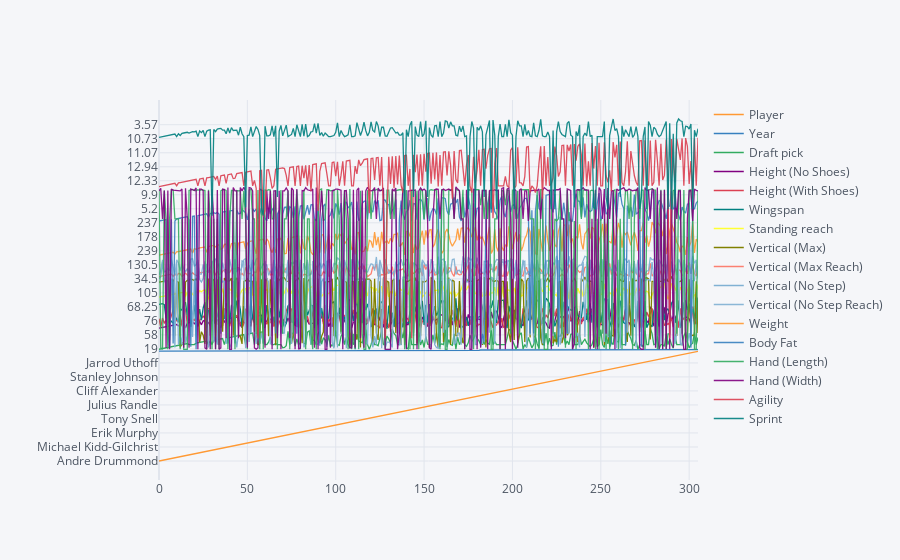

The code cell stored with this chart in its notebook:
### Code cell
df.iplot()

### Figure 1 — Plotly figure (JSON) as saved in the notebook; plotly's stock layout.template omitted (floating-point values rounded to 4 significant figures; data arrays with more than 128 entries replaced by an {"elided": "..."} marker saying what was removed)
{"data": [{"line": {"color": "rgba(255, 153, 51, 1.0)", "dash": "solid", "shape": "linear", "width": 1.3}, "mode": "lines", "name": "Player", "text": "", "type": "scatter", "x": {"elided": "306 int values"}, "y": {"elided": "306 str values"}}, {"line": {"color": "rgba(55, 128, 191, 1.0)", "dash": "solid", "shape": "linear", "width": 1.3}, "mode": "lines", "name": "Year", "text": "", "type": "scatter", "x": {"elided": "306 int values"}, "y": {"elided": "306 int values"}}, {"line": {"color": "rgba(50, 171, 96, 1.0)", "dash": "solid", "shape": "linear", "width": 1.3}, "mode": "lines", "name": "Draft pick", "text": "", "type": "scatter", "x": {"elided": "306 int values"}, "y": {"elided": "306 int values"}}, {"line": {"color": "rgba(128, 0, 128, 1.0)", "dash": "solid", "shape": "linear", "width": 1.3}, "mode": "lines", "name": "Height (No Shoes)", "text": "", "type": "scatter", "x": {"elided": "306 int values"}, "y": {"elided": "306 float values"}}, {"line": {"color": "rgba(219, 64, 82, 1.0)", "dash": "solid", "shape": "linear", "width": 1.3}, "mode": "lines", "name": "Height (With Shoes)", "text": "", "type": "scatter", "x": {"elided": "306 int values"}, "y": {"elided": "306 float values"}}, {"line": {"color": "rgba(0, 128, 128, 1.0)", "dash": "solid", "shape": "linear", "width": 1.3}, "mode": "lines", "name": "Wingspan", "text": "", "type": "scatter", "x": {"elided": "306 int values"}, "y": {"elided": "306 float values"}}, {"line": {"color": "rgba(255, 255, 51, 1.0)", "dash": "solid", "shape": "linear", "width": 1.3}, "mode": "lines", "name": "Standing reach", "text": "", "type": "scatter", "x": {"elided": "306 int values"}, "y": {"elided": "306 float values"}}, {"line": {"color": "rgba(128, 128, 0, 1.0)", "dash": "solid", "shape": "linear", "width": 1.3}, "mode": "lines", "name": "Vertical (Max)", "text": "", "type": "scatter", "x": {"elided": "306 int values"}, "y": {"elided": "306 float values"}}, {"line": {"color": "rgba(251, 128, 114, 1.0)", "dash": "solid", "shape": "linear", "width": 1.3}, "mode": "lines", "name": "Vertical (Max Reach)", "text": "", "type": "scatter", "x": {"elided": "306 int values"}, "y": {"elided": "306 float values"}}, {"line": {"color": "rgba(128, 177, 211, 1.0)", "dash": "solid", "shape": "linear", "width": 1.3}, "mode": "lines", "name": "Vertical (No Step)", "text": "", "type": "scatter", "x": {"elided": "306 int values"}, "y": {"elided": "306 float values"}}, {"line": {"color": "rgba(128, 177, 211, 0.8999999999999999)", "dash": "solid", "shape": "linear", "width": 1.3}, "mode": "lines", "name": "Vertical (No Step Reach)", "text": "", "type": "scatter", "x": {"elided": "306 int values"}, "y": {"elided": "306 float values"}}, {"line": {"color": "rgba(255, 153, 51, 0.8999999999999999)", "dash": "solid", "shape": "linear", "width": 1.3}, "mode": "lines", "name": "Weight", "text": "", "type": "scatter", "x": {"elided": "306 int values"}, "y": {"elided": "306 float values"}}, {"line": {"color": "rgba(55, 128, 191, 0.8999999999999999)", "dash": "solid", "shape": "linear", "width": 1.3}, "mode": "lines", "name": "Body Fat", "text": "", "type": "scatter", "x": {"elided": "306 int values"}, "y": {"elided": "306 float values"}}, {"line": {"color": "rgba(50, 171, 96, 0.8999999999999999)", "dash": "solid", "shape": "linear", "width": 1.3}, "mode": "lines", "name": "Hand (Length)", "text": "", "type": "scatter", "x": {"elided": "306 int values"}, "y": {"elided": "306 float values"}}, {"line": {"color": "rgba(128, 0, 128, 0.8999999999999999)", "dash": "solid", "shape": "linear", "width": 1.3}, "mode": "lines", "name": "Hand (Width)", "text": "", "type": "scatter", "x": {"elided": "306 int values"}, "y": {"elided": "306 float values"}}, {"line": {"color": "rgba(219, 64, 82, 0.8999999999999999)", "dash": "solid", "shape": "linear", "width": 1.3}, "mode": "lines", "name": "Agility", "text": "", "type": "scatter", "x": {"elided": "306 int values"}, "y": {"elided": "306 float values"}}, {"line": {"color": "rgba(0, 128, 128, 0.8999999999999999)", "dash": "solid", "shape": "linear", "width": 1.3}, "mode": "lines", "name": "Sprint", "text": "", "type": "scatter", "x": {"elided": "306 int values"}, "y": {"elided": "306 float values"}}], "layout": {"legend": {"bgcolor": "#F5F6F9", "font": {"color": "#4D5663"}}, "paper_bgcolor": "#F5F6F9", "plot_bgcolor": "#F5F6F9", "title": {"font": {"color": "#4D5663"}}, "xaxis": {"gridcolor": "#E1E5ED", "showgrid": true, "tickfont": {"color": "#4D5663"}, "title": {"font": {"color": "#4D5663"}, "text": ""}, "zerolinecolor": "#E1E5ED"}, "yaxis": {"gridcolor": "#E1E5ED", "showgrid": true, "tickfont": {"color": "#4D5663"}, "title": {"font": {"color": "#4D5663"}, "text": ""}, "zerolinecolor": "#E1E5ED"}}}
